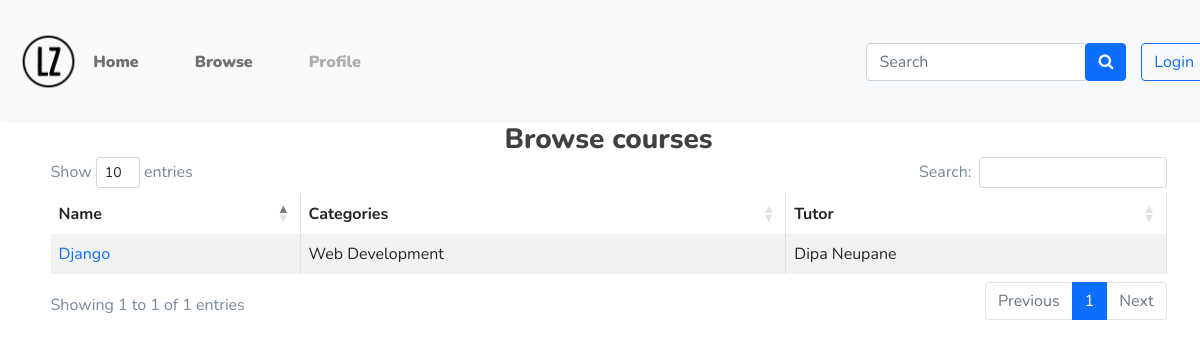
/browse/, run on an earlier commit of the app's database.
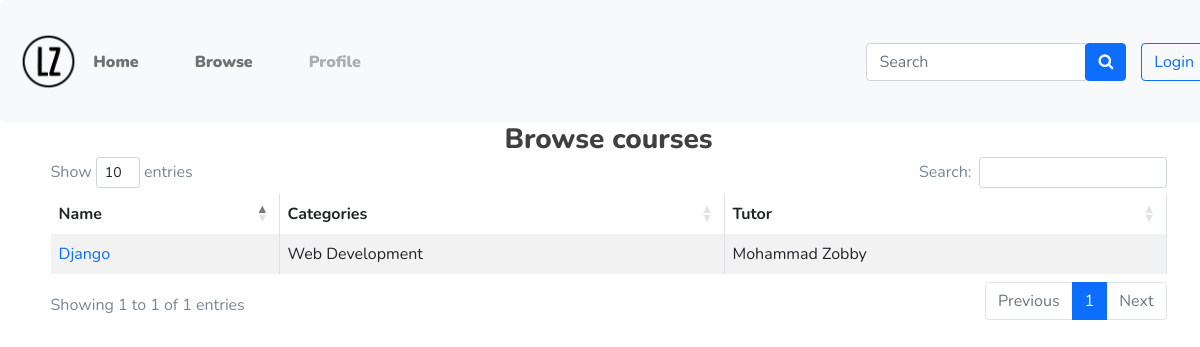
And on a later commit of the database.
### main/models.py (models this page shows, shortened)
class Course(models.Model):
    name = models.CharField(max_length=100)
    uploaded_by = models.ForeignKey(Teacher, on_delete=models.CASCADE)
    description = models.TextField(max_length=1000)
    category = models.ForeignKey(Categories, on_delete=models.SET_NULL, null=True)
    price = models.FloatField(default=0.0)
    approved = models.BooleanField(default=False)
    approval_message = models.CharField(max_length=200, null=True, blank=True)
    @staticmethod
    def get_all_categories():
        return Course.objects.values_list('category', flat=True).distinct()

class Teacher(models.Model):
    user = models.OneToOneField(User, on_delete=models.CASCADE)
    cv = models.FileField(upload_to='cvs/')
    bio = models.CharField(null=True, max_length=100, blank=True)
    address = models.CharField(max_length=100, blank=True)
    photo = models.FileField(null=True, blank=True)
    phone = models.CharField(null=True, max_length=20, blank=True)
    approved = models.BooleanField(default=False)
    def __str__(self):
        return self.user.first_name + " " + self.user.last_name

class User(AbstractUser):
  USER_TYPE_CHOICES = (
      (1, 'student'),
      (2, 'teacher'),
      (3, 'admin'),
  )
  user_type = models.PositiveSmallIntegerField(choices=USER_TYPE_CHOICES, default=3)

class Categories(models.Model):
    name = models.CharField(max_length=20)
    def __str__(self):
        return self.name

### main/views.py (the view)
# urls.py: path('browse/', views.browse, name='browse'),
def browse(request):
    context = {
        'courses' : models.Course.objects.all(),
        'categories': models.Course.get_all_categories(),
        'teachers': models.Teacher.objects.all()
    }
    return render(request, 'browse.html', context)

### main/templates/browse.html (shortened to what this page needs)
{% extends './base.html'%}
{% load tags %}
{% block content %}
<h3 class="text-center">Browse courses</h3>
<div class="container mx-10">
<table id="example" class="table table-striped table-bordered">
    <thead>
        <tr>
            <th>Name</th>
            <th>Categories</th>
            <th>Tutor</th>
        </tr>
    </thead>
    <tbody>
        {% for course in courses %}
        {% if course.approved %}
        <tr>
            <td><a class="text-decoration-none" href="{% url 'course_details' course.id %}">{{course.name}}</a></td>
            <td>{{course.category}}</td>
            <td>{{course.uploaded_by}}</td>
        </tr>
        {% endif %}
        {% endfor %}
    </tbody>
</table>
</div>
{% endblock %}

What changed in the data, as far as the page shows it:
changed through a linked row, Course "Django": uploaded_by "Dipa Neupane" → "Mohammad Zobby"
